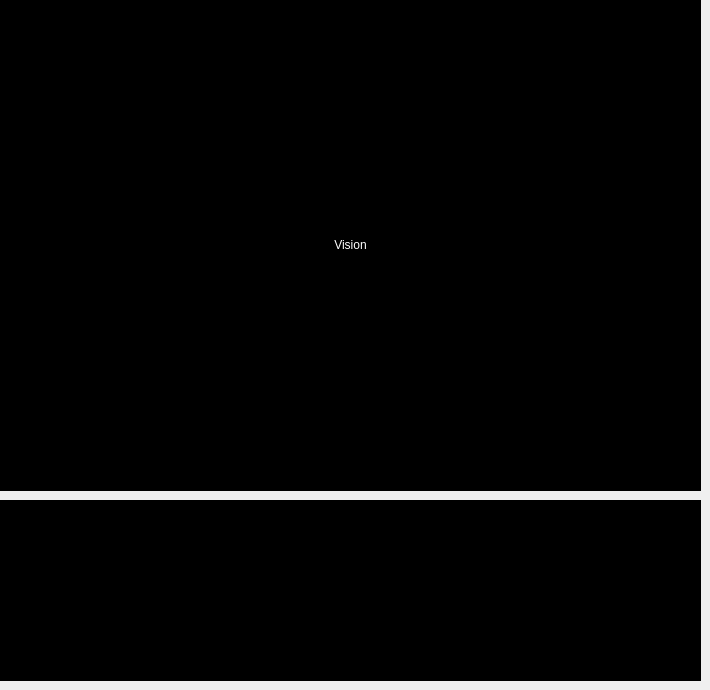
         <widget class="QWidget" name="VisionAndTimelinePage">
          <widget class="QWidget" name="CameraWidget" native="true">
           <property name="geometry">
            <rect>
             <x>0</x>
             <y>0</y>
             <width>701</width>
             <height>491</height>
            </rect>
           </property>
           <property name="styleSheet">
            <string notr="true">background-color: #000000; </string>
           </property>
           <layout class="QHBoxLayout" name="horizontalLayout_2">
            <item alignment="Qt::AlignmentFlag::AlignHCenter|Qt::AlignmentFlag::AlignVCenter">
             <widget class="QLabel" name="VisionText">
              <property name="styleSheet">
               <string notr="true">color:white;</string>
              </property>
              <property name="text">
               <string>Vision</string>
              </property>
              <property name="alignment">
               <set>Qt::AlignmentFlag::AlignCenter</set>
              </property>
             </widget>
            </item>
           </layout>
          </widget>
          <widget class="QFrame" name="Timeline">
           <property name="geometry">
            <rect>
             <x>0</x>
             <y>500</y>
             <width>701</width>
             <height>181</height>
            </rect>
           </property>
           <property name="sizePolicy">
            <sizepolicy hsizetype="Preferred" vsizetype="Preferred">
             <horstretch>0</horstretch>
             <verstretch>0</verstretch>
            </sizepolicy>
           </property>
           <property name="styleSheet">
            <string notr="true">background-color: #000000;</string>
           </property>
           <property name="frameShape">
            <enum>QFrame::Shape::StyledPanel</enum>
           </property>
           <property name="frameShadow">
            <enum>QFrame::Shadow::Raised</enum>
           </property>
           <layout class="QHBoxLayout" name="horizontalLayout_3">
            <item alignment="Qt::AlignmentFlag::AlignVCenter">
             <widget class="QWidget" name="StartWidget" native="true">
              <layout class="QVBoxLayout" name="verticalLayout_2">
               <item>
                <widget class="QLabel" name="StartProcessText">
                 <property name="font">
                  <font>
                   <pointsize>12</pointsize>
                  </font>
                 </property>
                 <property name="text">
                  <string>Start</string>
                 </property>
                 <property name="alignment">
                  <set>Qt::AlignmentFlag::AlignCenter</set>
                 </property>
                </widget>
               </item>
               <item alignment="Qt::AlignmentFlag::AlignHCenter">
                <widget class="QLabel" name="StartCircle">
                 <property name="sizePolicy">
                  <sizepolicy hsizetype="Fixed" vsizetype="Fixed">
                   <horstretch>0</horstretch>
                   <verstretch>0</verstretch>
                  </sizepolicy>
                 </property>
                 <property name="text">
                  <string/>
                 </property>
                 <property name="pixmap">
                  <pixmap>icons/white/timeline-circle.svg</pixmap>
                 </property>
                 <property name="scaledContents">
                  <bool>true</bool>
                 </property>
                 <property name="alignment">
                  <set>Qt::AlignmentFlag::AlignCenter</set>
                 </property>
                </widget>
               </item>
              </layout>
             </widget>
            </item>
            <item alignment="Qt::AlignmentFlag::AlignVCenter">
             <widget class="QWidget" name="ConnectWidget" native="true">
              <layout class="QVBoxLayout" name="verticalLayout">
               <item>
                <widget class="QLabel" name="ConnectProcessText">
                 <property name="font">
                  <font>
                   <pointsize>12</pointsize>
                  </font>
                 </property>
                 <property name="text">
                  <string>Connect</string>
                 </property>
                 <property name="alignment">
                  <set>Qt::AlignmentFlag::AlignCenter</set>
                 </property>
                </widget>
               </item>
               <item alignment="Qt::AlignmentFlag::AlignHCenter">
                <widget class="QLabel" name="ConnectCircle">
                 <property name="sizePolicy">
                  <sizepolicy hsizetype="Fixed" vsizetype="Fixed">
                   <horstretch>0</horstretch>
                   <verstretch>0</verstretch>
                  </sizepolicy>
                 </property>
                 <property name="text">
                  <string/>
                 </property>
                 <property name="pixmap">
                  <pixmap>icons/white/timeline-circle.svg</pixmap>
                 </property>
                 <property name="scaledContents">
                  <bool>true</bool>
                 </property>
                 <property name="alignment">
                  <set>Qt::AlignmentFlag::AlignCenter</set>
                 </property>
                </widget>
               </item>
              </layout>
             </widget>
            </item>
            <item alignment="Qt::AlignmentFlag::AlignVCenter">
             <widget class="QWidget" name="INITWidget" native="true">
              <layout class="QVBoxLayout" name="verticalLayout_3">
               <item>
                <widget class="QLabel" name="INITProcessText">
                 <property name="font">
                  <font>
                   <pointsize>12</pointsize>
                  </font>
                 </property>
                 <property name="text">
                  <string>INIT</string>
                 </property>
                 <property name="alignment">
                  <set>Qt::AlignmentFlag::AlignCenter</set>
                 </property>
                </widget>
               </item>
               <item alignment="Qt::AlignmentFlag::AlignHCenter">
                <widget class="QLabel" name="INITCircle">
                 <property name="sizePolicy">
                  <sizepolicy hsizetype="Fixed" vsizetype="Fixed">
                   <horstretch>0</horstretch>
                   <verstretch>0</verstretch>
                  </sizepolicy>
                 </property>
                 <property name="text">
                  <string/>
                 </property>
                 <property name="pixmap">
                  <pixmap>icons/white/timeline-circle.svg</pixmap>
                 </property>
                 <property name="scaledContents">
                  <bool>true</bool>
                 </property>
                 <property name="alignment">
                  <set>Qt::AlignmentFlag::AlignCenter</set>
                 </property>
                </widget>
               </item>
              </layout>
             </widget>
            </item>
            <item alignment="Qt::AlignmentFlag::AlignVCenter">
             <widget class="QWidget" name="IdleWidget" native="true">
              <layout class="QVBoxLayout" name="verticalLayout_6">
               <item>
                <widget class="QLabel" name="IdleProcessText">
                 <property name="font">
                  <font>
                   <pointsize>12</pointsize>
                  </font>
                 </property>
                 <property name="text">
                  <string>Idle</string>
                 </property>
                 <property name="alignment">
                  <set>Qt::AlignmentFlag::AlignCenter</set>
                 </property>
                </widget>
               </item>
               <item alignment="Qt::AlignmentFlag::AlignHCenter">
                <widget class="QLabel" name="IdleCircle">
                 <property name="sizePolicy">
                  <sizepolicy hsizetype="Fixed" vsizetype="Fixed">
                   <horstretch>0</horstretch>
                   <verstretch>0</verstretch>
                  </sizepolicy>
                 </property>
                 <property name="text">
                  <string/>
                 </property>
                 <property name="pixmap">
                  <pixmap>icons/white/timeline-circle.svg</pixmap>
                 </property>
                 <property name="scaledContents">
                  <bool>true</bool>
                 </property>
                 <property name="alignment">
                  <set>Qt::AlignmentFlag::AlignCenter</set>
                 </property>
                </widget>
               </item>
              </layout>
             </widget>
            </item>
            <item alignment="Qt::AlignmentFlag::AlignVCenter">
             <widget class="QWidget" name="ManualAlignWidget" native="true">
              <layout class="QVBoxLayout" name="verticalLayout_7">
               <item>
                <widget class="QLabel" name="RoughAlignProcessText">
                 <property name="font">
                  <font>
                   <pointsize>12</pointsize>
                  </font>
                 </property>
                 <property name="text">
                  <string>Rough Align</string>
                 </property>
                 <property name="alignment">
                  <set>Qt::AlignmentFlag::AlignCenter</set>
                 </property>
                </widget>
               </item>
               <item alignment="Qt::AlignmentFlag::AlignHCenter">
                <widget class="QLabel" name="RoughAlignCircle">
                 <property name="sizePolicy">
                  <sizepolicy hsizetype="Fixed" vsizetype="Fixed">
                   <horstretch>0</horstretch>
                   <verstretch>0</verstretch>
                  </sizepolicy>
                 </property>
                 <property name="text">
                  <string/>
                 </property>
                 <property name="pixmap">
                  <pixmap>icons/white/timeline-circle.svg</pixmap>
                 </property>
                 <property name="scaledContents">
                  <bool>true</bool>
                 </property>
                 <property name="alignment">
                  <set>Qt::AlignmentFlag::AlignCenter</set>
                 </property>
                </widget>
               </item>
              </layout>
             </widget>
            </item>
            <item alignment="Qt::AlignmentFlag::AlignVCenter">
             <widget class="QWidget" name="AutoAlignWidget" native="true">
              <layout class="QVBoxLayout" name="verticalLayout_8">
               <item>
                <widget class="QLabel" name="PreciseAlignProcessText">
                 <property name="font">
                  <font>
                   <pointsize>12</pointsize>
                  </font>
                 </property>
                 <property name="text">
                  <string>Precise Align</string>
                 </property>
                 <property name="alignment">
                  <set>Qt::AlignmentFlag::AlignCenter</set>
                 </property>
                </widget>
               </item>
               <item alignment="Qt::AlignmentFlag::AlignHCenter">
                <widget class="QLabel" name="PreciseAlignCircle">
                 <property name="sizePolicy">
                  <sizepolicy hsizetype="Fixed" vsizetype="Fixed">
                   <horstretch>0</horstretch>
                   <verstretch>0</verstretch>
                  </sizepolicy>
                 </property>
                 <property name="text">
                  <string/>
                 </property>
                 <property name="pixmap">
                  <pixmap>icons/white/timeline-circle.svg</pixmap>
                 </property>
                 <property name="scaledContents">
                  <bool>true</bool>
                 </property>
                 <property name="alignment">
                  <set>Qt::AlignmentFlag::AlignCenter</set>
                 </property>
                </widget>
               </item>
              </layout>
             </widget>
            </item>
            <item alignment="Qt::AlignmentFlag::AlignVCenter">
             <widget class="QWidget" name="AutoPickWidget" native="true">
              <layout class="QVBoxLayout" name="verticalLayout_9">
               <item>
                <widget class="QLabel" name="PickProcessText">
                 <property name="font">
                  <font>
                   <pointsize>12</pointsize>
                  </font>
                 </property>
                 <property name="text">
                  <string>Pick</string>
                 </property>
                 <property name="alignment">
                  <set>Qt::AlignmentFlag::AlignCenter</set>
                 </property>
                </widget>
               </item>
               <item alignment="Qt::AlignmentFlag::AlignHCenter">
                <widget class="QLabel" name="PickCircle">
                 <property name="sizePolicy">
                  <sizepolicy hsizetype="Fixed" vsizetype="Fixed">
                   <horstretch>0</horstretch>
                   <verstretch>0</verstretch>
                  </sizepolicy>
                 </property>
                 <property name="text">
                  <string/>
                 </property>
                 <property name="pixmap">
                  <pixmap>icons/white/timeline-circle.svg</pixmap>
                 </property>
                 <property name="scaledContents">
                  <bool>true</bool>
                 </property>
                 <property name="alignment">
                  <set>Qt::AlignmentFlag::AlignCenter</set>
                 </property>
                </widget>
               </item>
              </layout>
             </widget>
            </item>
            <item alignment="Qt::AlignmentFlag::AlignVCenter">
             <widget class="QWidget" name="AssemblyWidget" native="true">
              <layout class="QVBoxLayout" name="verticalLayout_4">
               <item alignment="Qt::AlignmentFlag::AlignTop">
                <widget class="QLabel" name="AssemblyProcessText">
                 <property name="font">
                  <font>
                   <pointsize>12</pointsize>
                  </font>
                 </property>
                 <property name="text">
                  <string>Assembly</string>
                 </property>
                 <property name="alignment">
                  <set>Qt::AlignmentFlag::AlignCenter</set>
                 </property>
                </widget>
               </item>
               <item alignment="Qt::AlignmentFlag::AlignHCenter|Qt::AlignmentFlag::AlignVCenter">
                <widget class="QLabel" name="AssemblyCircle">
                 <property name="sizePolicy">
                  <sizepolicy hsizetype="Fixed" vsizetype="Fixed">
                   <horstretch>0</horstretch>
                   <verstretch>0</verstretch>
                  </sizepolicy>
                 </property>
                 <property name="text">
                  <string/>
                 </property>
                 <property name="pixmap">
                  <pixmap>icons/white/timeline-circle.svg</pixmap>
                 </property>
                 <property name="scaledContents">
                  <bool>true</bool>
                 </property>
                 <property name="alignment">
                  <set>Qt::AlignmentFlag::AlignCenter</set>
                 </property>
                </widget>
               </item>
              </layout>
             </widget>
            </item>
           </layout>
          </widget>
         </widget>
